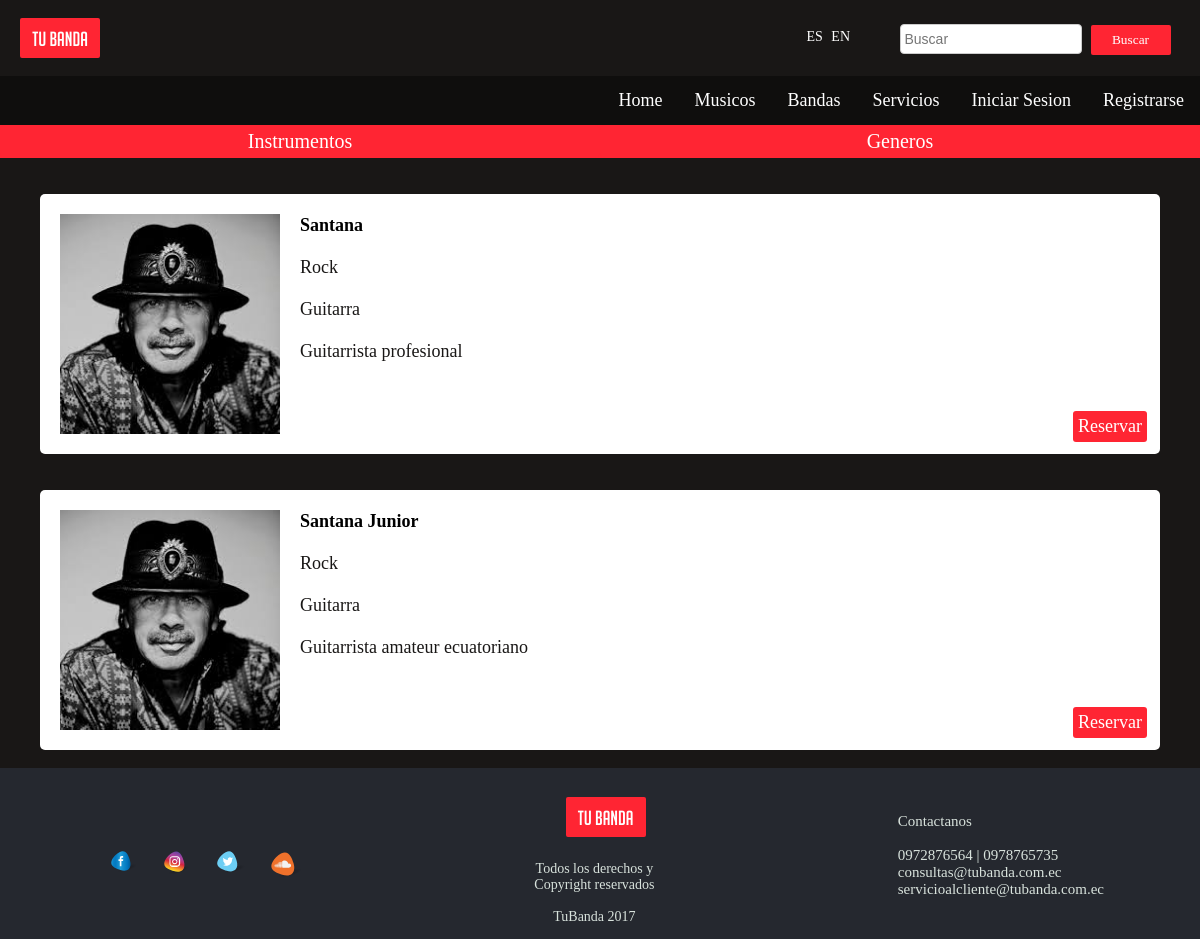
/ProyectoMusicaNuevo/artistas.php, run on the app's committed database.
### tables this page shows
CREATE TABLE Perfil(
    uID INT NOT NULL,
    pTipo VARCHAR (10) NOT NULL,
    pNombre VARCHAR(20) NOT NULL,
    pDescripcion TEXT NOT NULL,
    pImagen text(100) NOT NULL,
    pGenero VARCHAR (20) NOT NULL,
    pInstrumento VARCHAR (20) NOT NULL,
    CONSTRAINT fk_perfil_usuario FOREIGN KEY (uID) REFERENCES Usuario (uID),
    CONSTRAINT ck_perfil_nombre UNIQUE (pNombre)
);

### ProyectoMusicaNuevo/artistas.php (the view, shortened to what this page needs)
<html lang="es">
<head>
<link rel="stylesheet" href="css/masterEstilos.css">
</head>
<body>
<?php  include("Header.php");  ?>
<?php  include("menu.php");  ?>
<section class="contenedor-filtros-master">
<div class="contenedor-filtros clear">
<div id="flip-Instrumentos">Instrumentos</div>
</div>
<div class="contenedor-filtros clear">
  <p style="margin:0px;" id="flip-Genero">Generos</p>
</div>
</section>
<br/>
<section>
    <?php
        if($Resultado = mysql_query("SELECT * FROM Perfil WHERE pTipo = 'musico'")){
            while($Fila = mysql_fetch_assoc($Resultado)){
              $pfoto = $Fila["pImagen"];
              $pnombre = $Fila["pNombre"];
              $pgenero = $Fila["pGenero"];
              $pinstrumento = $Fila["pInstrumento"];
              $pdescripcion = $Fila["pDescripcion"];
              echo "<div class='contenedor-artistas noColapsar'>";
              echo "<p class='contenedor-artista-individual noColapsar' style='padding-top=20px;'>";
              $printResultados = "<img class='contenedor-imagen-artistas' src='$pfoto' width='220' height='220'><br>";
              $printResultados.= "<a href='perfilCompleto.php' style='text-decoration:none; color:black;'><strong>$pnombre</strong></a>";
              $printResultados.= "<br><br>$pgenero<br><br>$pinstrumento<br><br>";
              $printResultados.= "$pdescripcion";
              $printResultados.= "<a class='reservarbtn' href='#'>Reservar</a>";
              echo "$printResultados";
              echo "</p>";
              echo "</div>";
            }
        }
     ?>
</section>
<footer>
      <?php  include("Footer.php"); ?>
</footer>
</body>

### ProyectoMusicaNuevo/css/estilosPrueba.css (style rules this page uses)
body { background: #191716; margin: 0px; }
footer { width: 100%; height: auto; margin:0; background: rgba(43, 48, 58,0.7); clear: both; font-family: normal; }

### ProyectoMusicaNuevo/css/artistasEstilos.css (style rules this page uses)
.contenedor-filtros { display: inline-block; background-color:#ff2533; width: 50%; margin: 0px; }
.contenedor-artistas { padding-left: 40px; padding-right: 40px; margin:0px; }
.contenedor-artista-individual { height: auto; background-color: white; font-family: normal; font-size: 18px; color: #191716; border-radius: 5px; }
.contenedor-imagen-artistas { float: left; padding: 20px; }
.clear { clear: both; }
.noColapsar { overflow: auto; }
.contenedor-artista-individual .reservarbtn { float: right; text-decoration: none; font-family: normal; background-color: #ff2533; color: white; border-radius: 3px; padding: 5px; margin-top: 70px; margin-right: 13px; }
.contenedor-filtros #flip-Genero { background-color: #ff2533; font-family: normal; font-size: 20px; text-align: center; color: white; padding: 5px; border-radius: 5px; }
.contenedor-filtros #flip-Instrumentos { background-color: #ff2533; font-family: normal; font-size: 20px; text-align: center; color: white; padding: 5px; border-radius: 5px; }
.contenedor-filtros-master { display: flex; width: 100%; height: auto; margin: 0px; }

### data on the page
perfil: pImagen (picture), pNombre "Santana", pGenero "Rock", pInstrumento "Guitarra", pDescripcion "Guitarrista profesional"
perfil: pImagen (picture), pNombre "Santana Junior", pGenero "Rock", pInstrumento "Guitarra", pDescripcion "Guitarrista amateur ecuatoriano"
